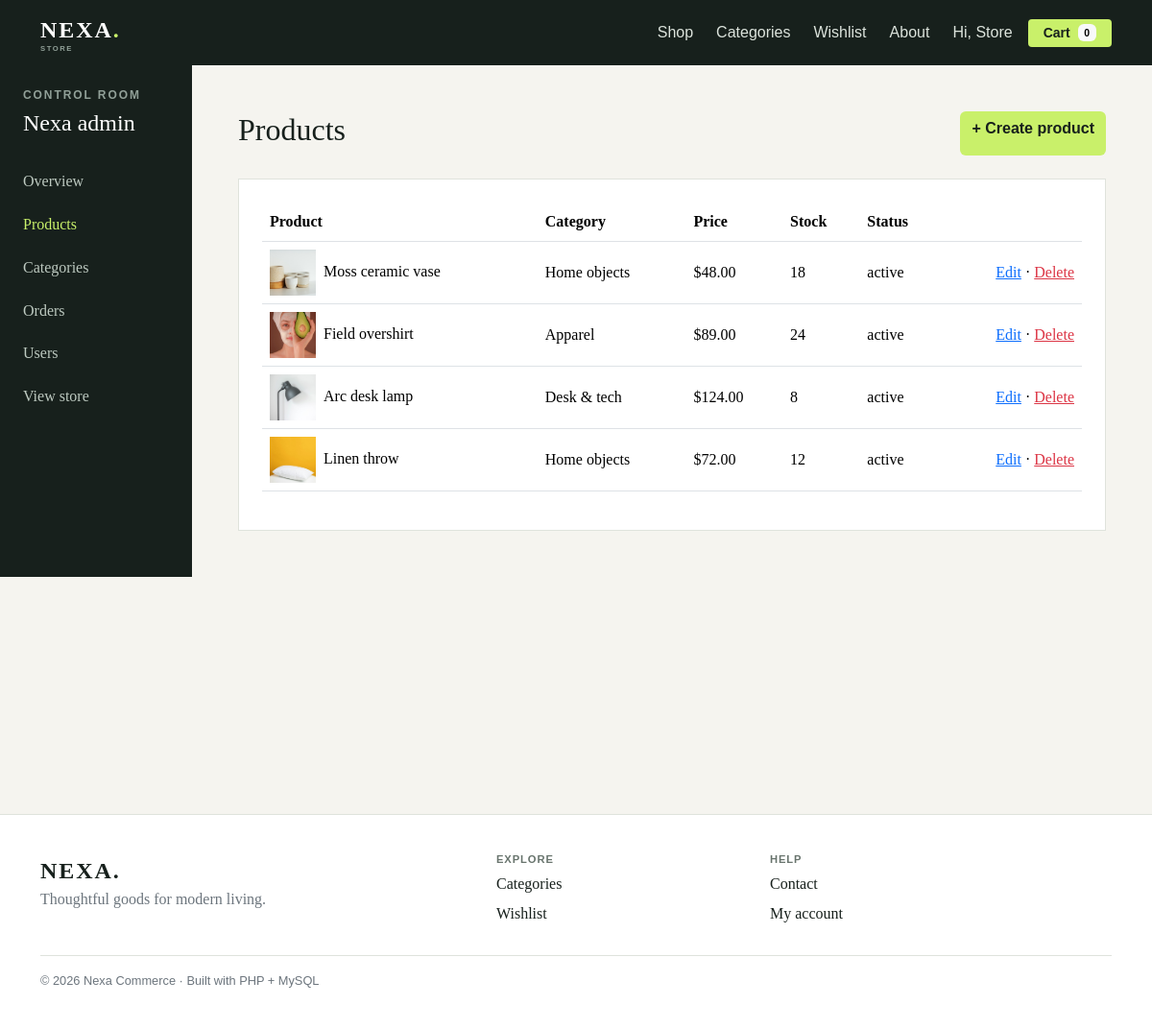
/admin/products.php (signed in), run on the app's committed database.
### tables this page shows
CREATE TABLE IF NOT EXISTS products (id INT AUTO_INCREMENT PRIMARY KEY, category_id INT NULL, name VARCHAR(180) NOT NULL, slug VARCHAR(200) NOT NULL, description TEXT, price DECIMAL(10,2) NOT NULL, compare_price DECIMAL(10,2) DEFAULT NULL, image VARCHAR(500), tags VARCHAR(255), stock INT DEFAULT 0, status ENUM('active','draft') DEFAULT 'active', created_at TIMESTAMP DEFAULT CURRENT_TIMESTAMP, FOREIGN KEY(category_id) REFERENCES categories(id) ON DELETE SET NULL);

CREATE TABLE IF NOT EXISTS categories (id INT AUTO_INCREMENT PRIMARY KEY, name VARCHAR(100) NOT NULL, slug VARCHAR(120) NOT NULL UNIQUE);

### includes/functions.php (called while the page is built, shortened)
<?php
function e(?string $value): string { return htmlspecialchars($value ?? '', ENT_QUOTES, 'UTF-8'); }

### admin/products.php (the view)
<?php require __DIR__ . '/../includes/config.php';require_admin();if(isset($_GET['delete'])){$pdo->prepare('DELETE FROM products WHERE id=?')->execute([(int)$_GET['delete']]);flash('success','Product deleted.');redirect('admin/products.php');}$products=$pdo->query('SELECT p.*,c.name category FROM products p LEFT JOIN categories c ON c.id=p.category_id ORDER BY p.created_at DESC')->fetchAll();$pageTitle='Manage products';require __DIR__ . '/../includes/header.php'; ?><div class="admin-shell"><div class="row g-0"><aside class="col-lg-2 admin-side"><div class="eyebrow">Control room</div><h2 class="h4 mt-2">Nexa admin</h2><nav class="mt-4"><a href="index.php">Overview</a><a class="active" href="products.php">Products</a><a href="categories.php">Categories</a><a href="orders.php">Orders</a><a href="users.php">Users</a><a href="../index.php">View store</a></nav></aside><section class="col-lg-10 p-4 p-lg-5"><div class="d-flex justify-content-between mb-4"><h1 class="h2">Products</h1><a class="btn btn-accent" href="create_product.php">+ Create product</a></div><div class="panel table-responsive"><table class="table"><thead><tr><th>Product</th><th>Category</th><th>Price</th><th>Stock</th><th>Status</th><th></th></tr></thead><tbody><?php foreach($products as $product): ?><tr><td><img src="<?= e($product['image']) ?>" width="48" height="48" class="me-2" style="object-fit:cover" alt=""><?= e($product['name']) ?></td><td><?= e($product['category']) ?></td><td>$<?= number_format($product['price'],2) ?></td><td><?= $product['stock'] ?></td><td><?= e($product['status']) ?></td><td class="text-end"><a href="product_edit.php?id=<?= $product['id'] ?>">Edit</a> · <a class="text-danger" href="?delete=<?= $product['id'] ?>" onclick="return confirm('Delete this product?')">Delete</a></td></tr><?php endforeach; ?></tbody></table></div></section></div></div><?php require __DIR__ . '/../includes/footer.php'; ?>

### assets/style.css (style rules this page uses)
:root { --ink:#17201c;--muted:#68746d;--paper:#f5f4ef;--lime:#c9f06a;--line:#dfe3dc }
* { box-sizing:border-box }
body { background:var(--paper);color:var(--ink);font-family:Georgia,serif }
.btn-accent { background:var(--lime);color:var(--ink);border:0;font-family:Arial,sans-serif;font-weight:700 }
.eyebrow { font:700 .75rem Arial,sans-serif;letter-spacing:.16em;text-transform:uppercase;color:#91a098 }
.panel { background:#fff;border:1px solid var(--line);padding:1.5rem }
.admin-shell { min-height:calc(100vh - 68px) }
.admin-side { background:var(--ink);color:#fff;min-height:100%;padding:1.5rem }
.admin-side a { color:#bdc9c0;text-decoration:none;display:block;padding:.65rem 0 }
.admin-side a.active,.admin-side a:hover { color:var(--lime) }
.table { vertical-align:middle }

### data on the page
products: image (picture), name "Moss ceramic vase", category.name "Home objects", price "48.00", stock "18", status "active"
products: image (picture), name "Field overshirt", category.name "Apparel", price "89.00", stock "24", status "active"
products: image (picture), name "Arc desk lamp", category.name "Desk & tech", price "124.00", stock "8", status "active"
products: image (picture), name "Linen throw", category.name "Home objects", price "72.00", stock "12", status "active"

### other printed values
explode(' ', $_SESSION['user']['name'])[0] "Store"
cart_count() "0"
